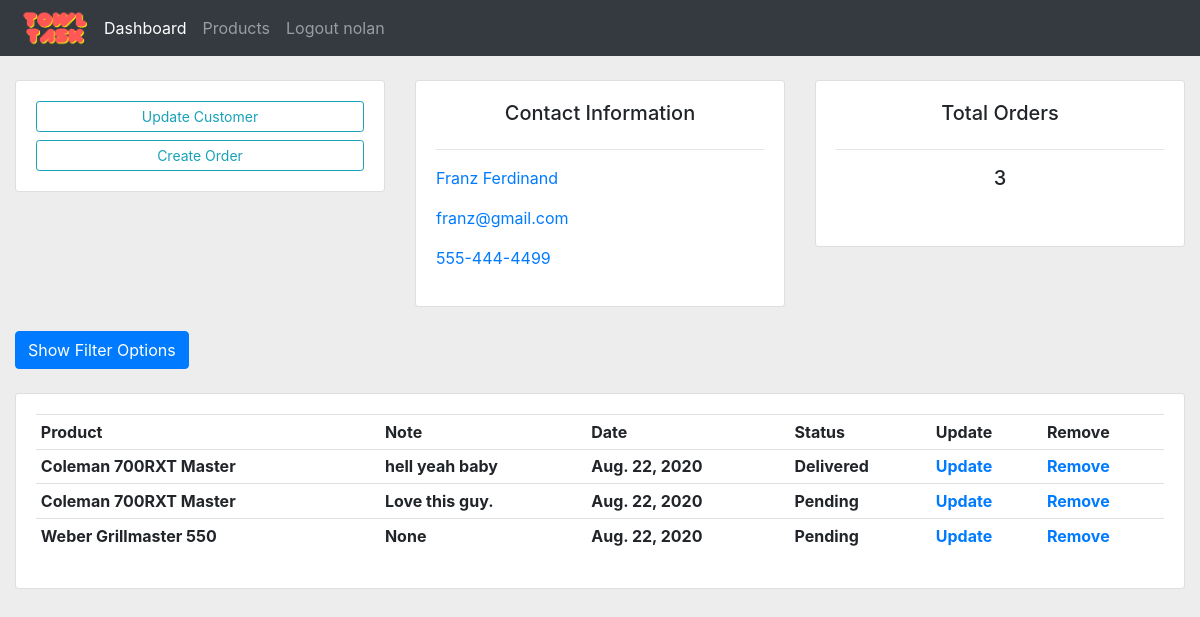
The page /customer/2/ (signed in) on the database its author committed.
### accounts/models.py (models this page shows, shortened)
class Customer(models.Model):
    name = models.CharField(max_length = 200, null = True)  #this defines the 'name' attribute of class Customer.  .Charfield is for a textfield input.
    phone = models.CharField(max_length = 200, null = True)
    email = models.CharField(max_length = 200, null = True)
    date_created = models.DateField(default=timezone.now, null = True)  #stole this from stackoverflow

class Order(models.Model):
    STATUS = (
    ('Pending', 'Pending'),
    ('Order Delivered', 'Order Delivered'),
    ('Delivered', 'Delivered'),
    )
    customer = models.ForeignKey(Customer, null=True, on_delete= models.SET_NULL) #creates a one to many relationship between customer in Order and the Customer class and all its attributes
    product = models.ForeignKey(Product, null=True, on_delete= models.SET_NULL)
    status = models.CharField(max_length = 200, null = True, choices = STATUS)
    date_created = models.DateField(default=timezone.now, null = True)
    note = models.CharField(max_length=1000, null=True)

class Product(models.Model):
    CATEGORY = (
    ('Indoor', 'Indoor'),
    ('Outdoor', 'Outdoor'),
    ('Indoor/Outdoor', 'Indoor/Outdoor'),
    )   #this whole tuple get up is to make the choices used in the argument category  (choices = CATEGORY)
    name = models.CharField(max_length = 200, null = True)
    category = models.CharField(max_length = 200, null = True, choices = CATEGORY)
    description = models.CharField(max_length = 200, null = True)
    price = models.FloatField(max_length = 100000, null = True)  #this is a number/decimal input field to define the price attritube of class Product
    date_created = models.DateField(default=timezone.now, null = True) #stole from stackoverflow
    tag = models.ManyToManyField(Tag)   #creates a many to many relationship in the database with class Product using parent class Tag.
    def __str__(self):
        return self.name

### accounts/views.py (the view)
# urls.py: path('customer/<str:pk>/', views.customer, name='customer'),
@login_required(login_url='/login')
def customer(request, pk):                  #pk, or primary key, is an argument you can pass through a view for a specific instance.  in our case we want the instance of a specific customer
    customer = Customer.objects.get(id=pk)      #this the queryset command to pull the id of a customer
    orders = customer.order_set.all()           #this is a queryset to get the orderset of customer. its for a form, see below
    total_orders = orders.count()
    orderFilter = OrderFilter(request.GET, queryset= orders)     #this is for django-filter, look up docs.  our query set is an argument this djang-filter thing takes to specify which data i.e. this specific customer's orders as defined in orders above
    orders = orderFilter.qs                           #this is the lynchpin of how the search takes place database side. we've built the variable orders above, then filtered it with our filter, and now are being served back this filtered version of orders via render(context) below
    context = {
    'customer': customer,
    'orders': orders,
    'total_orders': total_orders,
    'orderFilter': orderFilter,
    }
    return render(request, 'accounts/customer.html', context)

### accounts/templates/accounts/customer.html (shortened to what this page needs)
{% extends 'accounts/main.html' %}
{% load static % }
{% block content %}
<br>
<div class="row">
	<div class="col-md">
		<div class="card card-body">
			<a class="btn btn-outline-info  btn-sm btn-block" href="{% url 'updatecustomer' customer.id %}">Update Customer</a>
			<a class="btn btn-outline-info  btn-sm btn-block" href="{% url 'createorder' customer.id%}">Create Order</a>
		</div>
	</div>
	<div class="col-md">
		<div class="card card-body">
			<h5>Contact Information</h5>
			<hr>
			<p> <a href = ''> {{customer.name}} </a> </p>
			<p> <a href = ''> {{customer.email}} </a> </p>
			<p> <a href = ''> {{customer.phone}} </a> </p>
		</div>
	</div>
	<div class="col-md">
		<div class="card card-body">
			<h5>Total Orders</h5>
			<hr>
			<h5> {{total_orders}} </h5>
			<h1 style="text-align: center;padding: 10px"></h1>
		</div>
	</div>
</div>
<br>
<div class="row">
	<div class="col">
		<button class="btn btn-primary" type="button" data-toggle="collapse" data-target="#collapseExample" aria-expanded="false" aria-controls="collapseExample">
    Show Filter Options</button>
	</div>
</div>
<br>
<div class="row">
	<div class="col-md">
		<div class="card card-body">
			<table class="table table-sm">
				<tr>
					<th>Product</th>
					<th>Note</th>
					<th>Date</th>
					<th>Status</th>
					<th>Update</th>
					<th>Remove</th>
				</tr>
			<tr>
				{% for order in orders %}
					<th>{{ order.product.name}}</th>
					<th>{{ order.note }}</th>
					<th>{{ order.date_created}}</th>
					<th>{{ order.status}}</th>
					<th> <a href="{% url 'updateorder' order.id %}", name='customer_remove'>Update</a> </th>
					<th> <a href="{% url 'deleteorder' order.id %}", name="customer_remove">Remove</a> </th>
			</tr>
				{% endfor %}
			</table>
		</div>
	</div>
</div>

### accounts/templates/accounts/main.html (shortened to what this page needs)
{% load static %}
<!DOCTYPE html>
<html>
<head>
	<link rel="stylesheet" href="https://stackpath.bootstrapcdn.com/bootstrap/4.3.1/css/bootstrap.min.css">
  <link rel="stylesheet" type = "text/css" href="{% static '/css/main.css' %}">
</head>
<body>
	{%  include 'accounts/navbar.html' %}
	<div class="container-fluid">
	{% block content %}
	{% endblock %}
  </div>
</body>
</html>

### accounts/templates/accounts/navbar.html (shortened to what this page needs)
{% load static %}
<nav class="navbar navbar-expand-lg navbar-fixed-top navbar-dark bg-dark">
  <img src = "{% static '/images/logo.png' %}" class = "img-fluid" alt="Responsive image" height = "20px" width = "80">
  <div class="collapse navbar-collapse" id="navbarNav">
    <ul class="navbar-nav">
      <li class="nav-item active">
        <a class="nav-link" href="{% url 'home' %}">Dashboard</a>
      </li>
      <li class="nav-item">
        <a class="nav-link" href="{% url 'products' %}">Products</a>
      </li>
      <li class="nav-item">
        <a class="nav-link" href="{% url 'logout' %}">Logout {{request.user}}</a>
      </li>
    </ul>
  </div>
</nav>

### static/css/main.css (style rules this page uses)
body { background-color: #EDEDED; }
.card-header h1, h5 { text-align: center; }

### rows shown on the page
Customer: name "Franz Ferdinand", email "franz@gmail.com", phone "555-444-4499"
Order: product.name "Coleman 700RXT Master", note "hell yeah baby", date_created "Aug. 22, 2020", status "Delivered"
Order: product.name "Coleman 700RXT Master", note "Love this guy.", date_created "Aug. 22, 2020", status "Pending"
Order: product.name "Weber Grillmaster 550", note "None", date_created "Aug. 22, 2020", status "Pending"

### other values the page prints
{{ request.user }} "nolan"
{{ total_orders }} "3"
